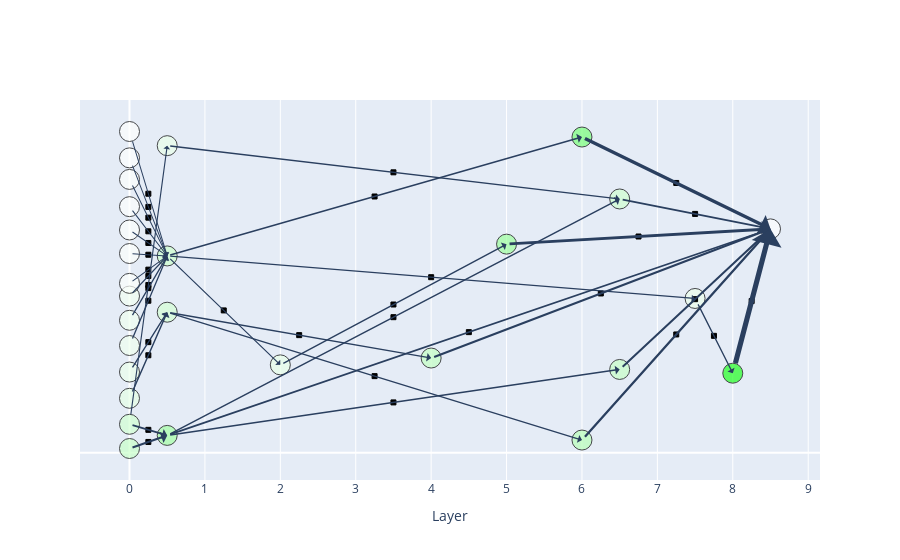

Notebook source saved alongside this figure:
### Markdown cell above
## Turning paths into graphs

### Code cell
plot_paths(filtered_paths)

### Figure 1 — Plotly figure (JSON) as saved in the notebook; plotly's stock layout.template omitted (floating-point values rounded to 4 significant figures)
{"data": [{"hoverinfo": "text", "hovertext": ["mlp8tc[115]@-1", "mlp0tc[17755]@-1<br>Contrib: 1.7", "attn0[1]@10<br>Contrib: 1.0", "attn0[5]@10<br>Contrib: 0.84", "mlp6tc[2475]@-1<br>Contrib: 1.0", "mlp6tc[1476]@-1<br>Contrib: 0.87", "attn4[3]@7<br>Contrib: 1.1", "mlp0tc[16299]@7<br>Contrib: 0.79", "attn0[5]@7<br>Contrib: 0.46", "attn6[0]@7<br>Contrib: 1.3", "attn0[1]@7<br>Contrib: 0.35", "attn6[11]@4<br>Contrib: 2.5", "mlp0tc[3702]@4<br>Contrib: 0.91", "attn0[5]@4<br>Contrib: 0.29", "attn0[3]@4<br>Contrib: 0.29", "attn0[1]@4<br>Contrib: 0.24", "mlp0tc[16035]@-1<br>Contrib: 0.38", "attn5[2]@8<br>Contrib: 1.8", "attn2[8]@4<br>Contrib: 0.42", "attn8[7]@4<br>Contrib: 4.1", "mlp7tc[21500]@4<br>Contrib: 0.33", "attn0[4]@4<br>Contrib: 0.05", "attn0[10]@4<br>Contrib: 0.032", "attn0[10]@1<br>Contrib: 0.021", "attn0[10]@3<br>Contrib: 0.02", "attn0[4]@3<br>Contrib: 0.019", "attn0[7]@1<br>Contrib: 0.0093", "attn0[7]@4<br>Contrib: 0.0073"], "marker": {"color": ["#ffffff", "#a5ffa5", "#c9ffc9", "#d2ffd2", "#c8ffc8", "#d0ffd0", "#c4ffc4", "#d4ffd4", "#e6ffe6", "#b9ffb9", "#ecffec", "#7aff7a", "#ceffce", "#efffef", "#efffef", "#f2fff2", "#eaffea", "#9eff9e", "#e8ffe8", "#22ff22", "#edffed", "#fcfffc", "#fdfffd", "#fdfffd", "#fdfefd", "#fdfffd", "#fefffe", "#fefffe"], "line": {"color": "Black", "width": 1}, "size": [20, 20, 20, 20, 20, 20, 20, 20, 20, 20, 20, 20, 20, 20, 20, 20, 20, 20, 20, 20, 20, 20, 20, 20, 20, 20, 20, 20]}, "mode": "markers", "type": "scatter", "x": [8.5, 0.5, 0, 0, 6.5, 6.5, 4, 0.5, 0, 6, 0, 6, 0.5, 0, 0, 0, 0.5, 5, 2, 8, 7.5, 0, 0, 0, 0, 0, 0, 0], "y": [0.689, 0.05316, 0.01282, 0.08737, 0.2562, 0.7811, 0.2913, 0.4324, 0.1674, 0.03886, 0.2482, 0.9718, 0.6057, 0.3299, 0.4076, 0.4821, 0.9452, 0.6421, 0.2703, 0.2446, 0.4748, 0.5212, 0.6131, 0.6856, 0.7574, 0.8413, 0.9077, 0.9888]}, {"hoverinfo": "text", "hovertext": ["mlp0tc[17755]@-1 -> mlp8tc[115]@-1<br>Contrib: 0.74", "attn0[1]@10 -> mlp0tc[17755]@-1<br>Contrib: 1.0", "attn0[5]@10 -> mlp0tc[17755]@-1<br>Contrib: 0.71", "mlp6tc[2475]@-1 -> mlp8tc[115]@-1<br>Contrib: 1.0", "mlp0tc[17755]@-1 -> mlp6tc[2475]@-1<br>Contrib: 0.47", "mlp6tc[1476]@-1 -> mlp8tc[115]@-1<br>Contrib: 0.87", "mlp0tc[17755]@-1 -> mlp6tc[1476]@-1<br>Contrib: 0.47", "attn4[3]@7 -> mlp8tc[115]@-1<br>Contrib: 1.1", "mlp0tc[16299]@7 -> attn4[3]@7<br>Contrib: 0.45", "attn0[5]@7 -> mlp0tc[16299]@7<br>Contrib: 0.46", "attn6[0]@7 -> mlp8tc[115]@-1<br>Contrib: 1.3", "mlp0tc[16299]@7 -> attn6[0]@7<br>Contrib: 0.35", "attn0[1]@7 -> mlp0tc[16299]@7<br>Contrib: 0.35", "attn6[11]@4 -> mlp8tc[115]@-1<br>Contrib: 2.5", "mlp0tc[3702]@4 -> attn6[11]@4<br>Contrib: 0.54", "attn0[5]@4 -> mlp0tc[3702]@4<br>Contrib: 0.29", "attn0[3]@4 -> mlp0tc[3702]@4<br>Contrib: 0.29", "attn0[1]@4 -> mlp0tc[3702]@4<br>Contrib: 0.24", "mlp0tc[16035]@-1 -> mlp6tc[1476]@-1<br>Contrib: 0.38", "attn0[5]@10 -> mlp0tc[16035]@-1<br>Contrib: 0.14", "attn5[2]@8 -> mlp8tc[115]@-1<br>Contrib: 1.8", "attn2[8]@4 -> attn5[2]@8<br>Contrib: 0.42", "mlp0tc[3702]@4 -> attn2[8]@4<br>Contrib: 0.21", "attn8[7]@4 -> mlp8tc[115]@-1<br>Contrib: 4.1", "mlp7tc[21500]@4 -> attn8[7]@4<br>Contrib: 0.33", "mlp0tc[3702]@4 -> mlp7tc[21500]@4<br>Contrib: 0.15", "attn0[4]@4 -> mlp0tc[3702]@4<br>Contrib: 0.05", "attn0[10]@4 -> mlp0tc[3702]@4<br>Contrib: 0.032", "attn0[10]@1 -> mlp0tc[3702]@4<br>Contrib: 0.021", "attn0[10]@3 -> mlp0tc[3702]@4<br>Contrib: 0.02", "attn0[4]@3 -> mlp0tc[3702]@4<br>Contrib: 0.019", "attn0[7]@1 -> mlp0tc[3702]@4<br>Contrib: 0.0093", "attn0[7]@4 -> mlp0tc[3702]@4<br>Contrib: 0.0073"], "marker": {"color": "black", "line": {"color": "Black", "width": 1}, "size": 5, "symbol": "square"}, "mode": "markers", "type": "scatter", "x": [4.5, 0.25, 0.25, 7.5, 3.5, 7.5, 3.5, 6.25, 2.25, 0.25, 7.25, 3.25, 0.25, 7.25, 3.25, 0.25, 0.25, 0.25, 3.5, 0.25, 6.75, 3.5, 1.25, 8.25, 7.75, 4, 0.25, 0.25, 0.25, 0.25, 0.25, 0.25, 0.25], "y": [0.3711, 0.03299, 0.07026, 0.4726, 0.1547, 0.735, 0.4171, 0.4902, 0.3619, 0.2999, 0.3639, 0.2357, 0.3403, 0.8304, 0.7887, 0.4678, 0.5066, 0.5439, 0.8631, 0.5163, 0.6655, 0.4562, 0.438, 0.4668, 0.3597, 0.5402, 0.5635, 0.6094, 0.6456, 0.6815, 0.7235, 0.7567, 0.7972]}], "layout": {"annotations": [{"arrowhead": 1, "arrowwidth": 1.742, "ax": 0.5, "axref": "x", "ay": 0.05316, "ayref": "y", "showarrow": true, "x": 8.5, "xref": "x", "y": 0.689, "yref": "y"}, {"arrowhead": 1, "arrowwidth": 2.002, "ax": 0, "axref": "x", "ay": 0.01282, "ayref": "y", "showarrow": true, "x": 0.5, "xref": "x", "y": 0.05316, "yref": "y"}, {"arrowhead": 1, "arrowwidth": 1.706, "ax": 0, "axref": "x", "ay": 0.08737, "ayref": "y", "showarrow": true, "x": 0.5, "xref": "x", "y": 0.05316, "yref": "y"}, {"arrowhead": 1, "arrowwidth": 2.021, "ax": 6.5, "axref": "x", "ay": 0.2562, "ayref": "y", "showarrow": true, "x": 8.5, "xref": "x", "y": 0.689, "yref": "y"}, {"arrowhead": 1, "arrowwidth": 1.469, "ax": 0.5, "axref": "x", "ay": 0.05316, "ayref": "y", "showarrow": true, "x": 6.5, "xref": "x", "y": 0.2562, "yref": "y"}, {"arrowhead": 1, "arrowwidth": 1.874, "ax": 6.5, "axref": "x", "ay": 0.7811, "ayref": "y", "showarrow": true, "x": 8.5, "xref": "x", "y": 0.689, "yref": "y"}, {"arrowhead": 1, "arrowwidth": 1.467, "ax": 0.5, "axref": "x", "ay": 0.05316, "ayref": "y", "showarrow": true, "x": 6.5, "xref": "x", "y": 0.7811, "yref": "y"}, {"arrowhead": 1, "arrowwidth": 2.099, "ax": 4, "axref": "x", "ay": 0.2913, "ayref": "y", "showarrow": true, "x": 8.5, "xref": "x", "y": 0.689, "yref": "y"}, {"arrowhead": 1, "arrowwidth": 1.446, "ax": 0.5, "axref": "x", "ay": 0.4324, "ayref": "y", "showarrow": true, "x": 4, "xref": "x", "y": 0.2913, "yref": "y"}, {"arrowhead": 1, "arrowwidth": 1.462, "ax": 0, "axref": "x", "ay": 0.1674, "ayref": "y", "showarrow": true, "x": 0.5, "xref": "x", "y": 0.4324, "yref": "y"}, {"arrowhead": 1, "arrowwidth": 2.296, "ax": 6, "axref": "x", "ay": 0.03886, "ayref": "y", "showarrow": true, "x": 8.5, "xref": "x", "y": 0.689, "yref": "y"}, {"arrowhead": 1, "arrowwidth": 1.348, "ax": 0.5, "axref": "x", "ay": 0.4324, "ayref": "y", "showarrow": true, "x": 6, "xref": "x", "y": 0.03886, "yref": "y"}, {"arrowhead": 1, "arrowwidth": 1.353, "ax": 0, "axref": "x", "ay": 0.2482, "ayref": "y", "showarrow": true, "x": 0.5, "xref": "x", "y": 0.4324, "yref": "y"}, {"arrowhead": 1, "arrowwidth": 3.477, "ax": 6, "axref": "x", "ay": 0.9718, "ayref": "y", "showarrow": true, "x": 8.5, "xref": "x", "y": 0.689, "yref": "y"}, {"arrowhead": 1, "arrowwidth": 1.545, "ax": 0.5, "axref": "x", "ay": 0.6057, "ayref": "y", "showarrow": true, "x": 6, "xref": "x", "y": 0.9718, "yref": "y"}, {"arrowhead": 1, "arrowwidth": 1.292, "ax": 0, "axref": "x", "ay": 0.3299, "ayref": "y", "showarrow": true, "x": 0.5, "xref": "x", "y": 0.6057, "yref": "y"}, {"arrowhead": 1, "arrowwidth": 1.288, "ax": 0, "axref": "x", "ay": 0.4076, "ayref": "y", "showarrow": true, "x": 0.5, "xref": "x", "y": 0.6057, "yref": "y"}, {"arrowhead": 1, "arrowwidth": 1.242, "ax": 0, "axref": "x", "ay": 0.4821, "ayref": "y", "showarrow": true, "x": 0.5, "xref": "x", "y": 0.6057, "yref": "y"}, {"arrowhead": 1, "arrowwidth": 1.376, "ax": 0.5, "axref": "x", "ay": 0.9452, "ayref": "y", "showarrow": true, "x": 6.5, "xref": "x", "y": 0.7811, "yref": "y"}, {"arrowhead": 1, "arrowwidth": 1.135, "ax": 0, "axref": "x", "ay": 0.08737, "ayref": "y", "showarrow": true, "x": 0.5, "xref": "x", "y": 0.9452, "yref": "y"}, {"arrowhead": 1, "arrowwidth": 2.809, "ax": 5, "axref": "x", "ay": 0.6421, "ayref": "y", "showarrow": true, "x": 8.5, "xref": "x", "y": 0.689, "yref": "y"}, {"arrowhead": 1, "arrowwidth": 1.417, "ax": 2, "axref": "x", "ay": 0.2703, "ayref": "y", "showarrow": true, "x": 5, "xref": "x", "y": 0.6421, "yref": "y"}, {"arrowhead": 1, "arrowwidth": 1.21, "ax": 0.5, "axref": "x", "ay": 0.6057, "ayref": "y", "showarrow": true, "x": 2, "xref": "x", "y": 0.2703, "yref": "y"}, {"arrowhead": 1, "arrowwidth": 5.14, "ax": 8, "axref": "x", "ay": 0.2446, "ayref": "y", "showarrow": true, "x": 8.5, "xref": "x", "y": 0.689, "yref": "y"}, {"arrowhead": 1, "arrowwidth": 1.327, "ax": 7.5, "axref": "x", "ay": 0.4748, "ayref": "y", "showarrow": true, "x": 8, "xref": "x", "y": 0.2446, "yref": "y"}, {"arrowhead": 1, "arrowwidth": 1.152, "ax": 0.5, "axref": "x", "ay": 0.6057, "ayref": "y", "showarrow": true, "x": 7.5, "xref": "x", "y": 0.4748, "yref": "y"}, {"arrowhead": 1, "arrowwidth": 1.05, "ax": 0, "axref": "x", "ay": 0.5212, "ayref": "y", "showarrow": true, "x": 0.5, "xref": "x", "y": 0.6057, "yref": "y"}, {"arrowhead": 1, "arrowwidth": 1.032, "ax": 0, "axref": "x", "ay": 0.6131, "ayref": "y", "showarrow": true, "x": 0.5, "xref": "x", "y": 0.6057, "yref": "y"}, {"arrowhead": 1, "arrowwidth": 1.021, "ax": 0, "axref": "x", "ay": 0.6856, "ayref": "y", "showarrow": true, "x": 0.5, "xref": "x", "y": 0.6057, "yref": "y"}, {"arrowhead": 1, "arrowwidth": 1.02, "ax": 0, "axref": "x", "ay": 0.7574, "ayref": "y", "showarrow": true, "x": 0.5, "xref": "x", "y": 0.6057, "yref": "y"}, {"arrowhead": 1, "arrowwidth": 1.019, "ax": 0, "axref": "x", "ay": 0.8413, "ayref": "y", "showarrow": true, "x": 0.5, "xref": "x", "y": 0.6057, "yref": "y"}, {"arrowhead": 1, "arrowwidth": 1.009, "ax": 0, "axref": "x", "ay": 0.9077, "ayref": "y", "showarrow": true, "x": 0.5, "xref": "x", "y": 0.6057, "yref": "y"}, {"arrowhead": 1, "arrowwidth": 1.007, "ax": 0, "axref": "x", "ay": 0.9888, "ayref": "y", "showarrow": true, "x": 0.5, "xref": "x", "y": 0.6057, "yref": "y"}], "autosize": true, "showlegend": false, "xaxis": {"autorange": true, "range": [-0.6179, 9.118], "title": {"text": "Layer"}, "type": "linear"}, "yaxis": {"autorange": true, "range": [-0.1403, 1.142], "tickmode": "array", "ticktext": [], "tickvals": [], "type": "linear"}}}
